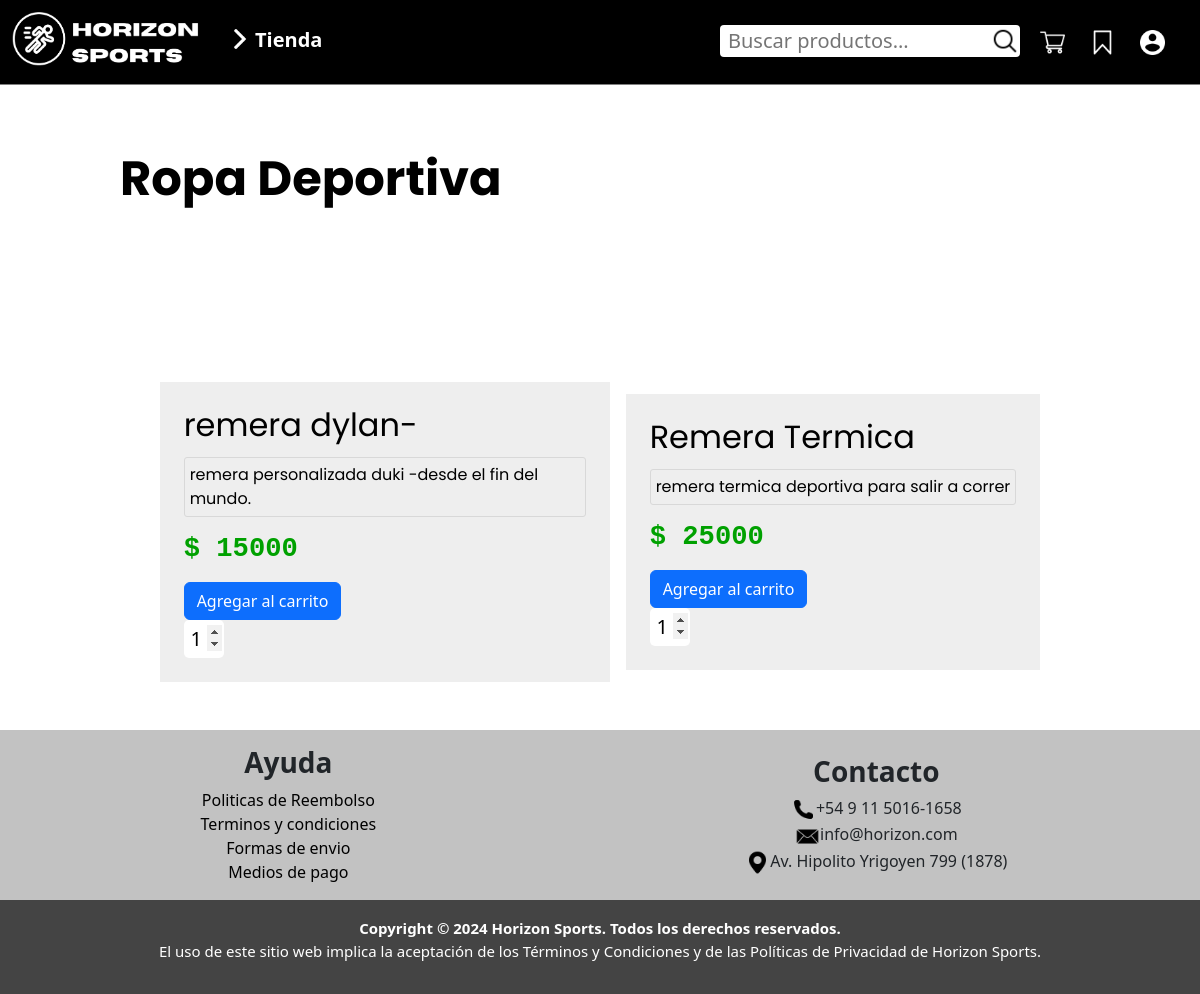
The page /pagina/tienda_busqueda.php?filtro=Ropa Deportiva on the database as committed earlier.
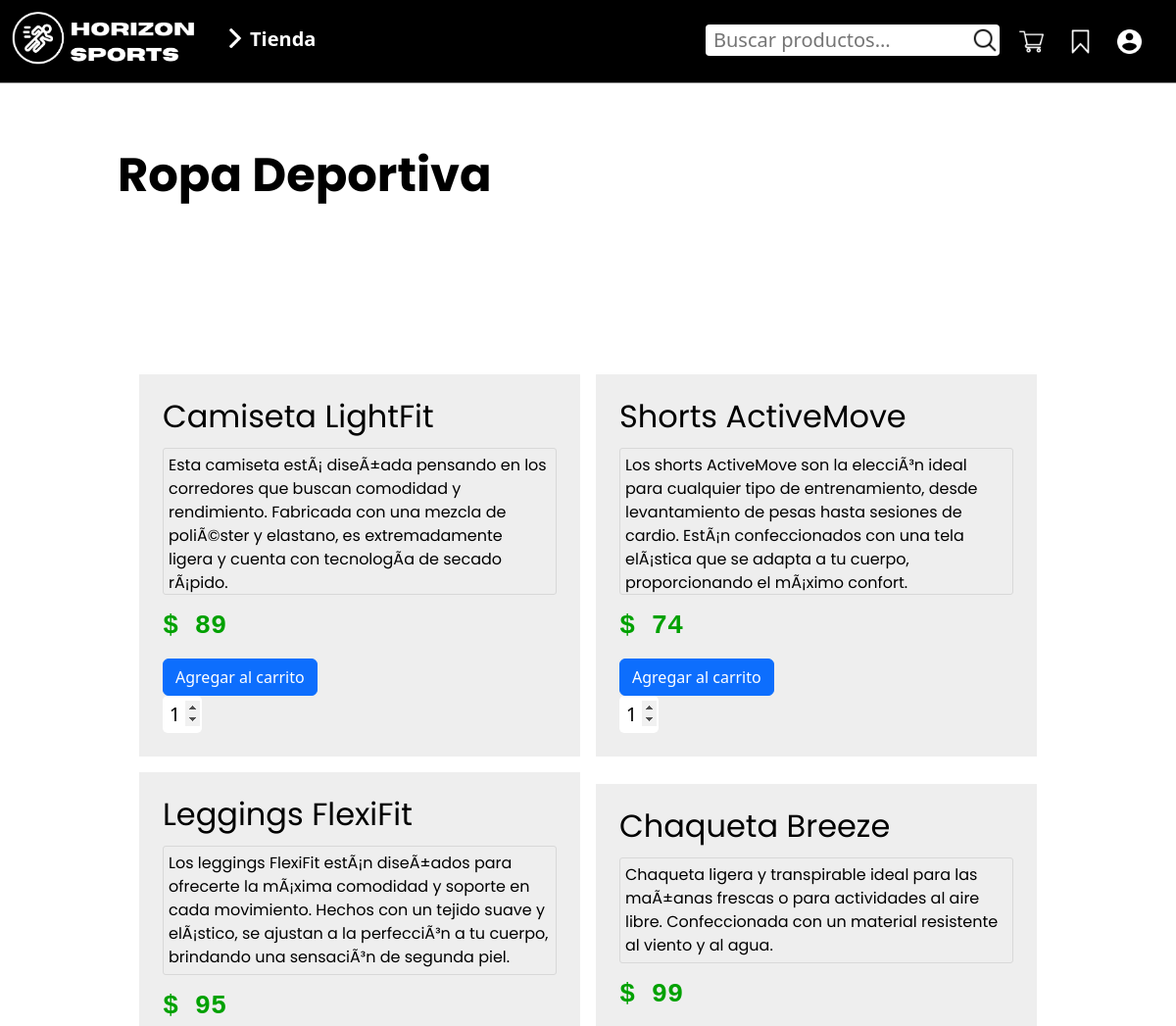
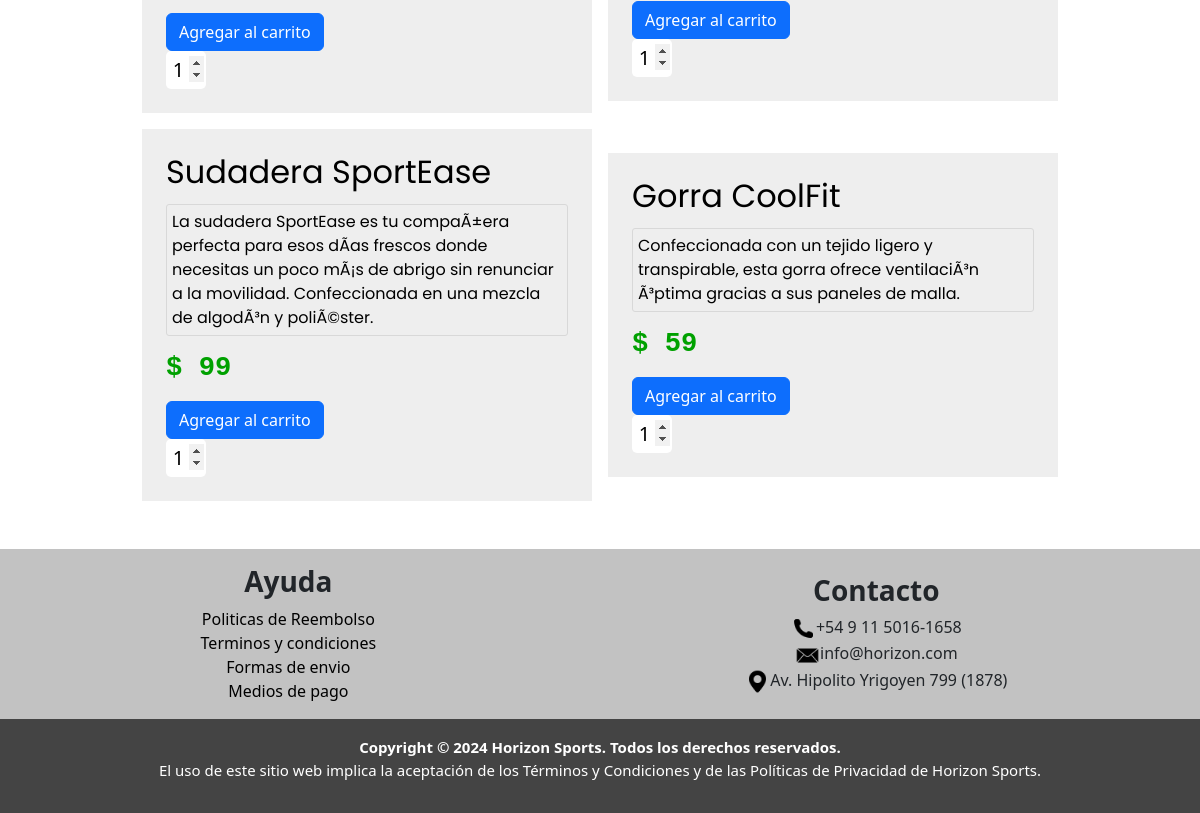
The same page on the database as committed later (2 pictures, top to bottom).
### tables this page shows
CREATE TABLE IF NOT EXISTS `productos` (
  `id_productos` int(11) NOT NULL AUTO_INCREMENT,
  `nombre_producto` varchar(100) NOT NULL,
  `precio` int(50) NOT NULL,
  `descripcion` text NOT NULL,
  `categoria` varchar(50) NOT NULL,
  PRIMARY KEY (`id_productos`)
);

### pagina/tienda_busqueda.php (the view, shortened to what this page needs)
<!DOCTYPE html>
<html lang="es">
<head>
    <link href="https://cdn.jsdelivr.net/npm/bootstrap@5.3.3/dist/css/bootstrap.min.css" rel="stylesheet" />
    <link rel="stylesheet" href="index_css/menu.css">
    <link rel="stylesheet" href="index_css/header.css" />
    <link rel="stylesheet" href="index_css/style.css">
    <link rel="stylesheet" href="tienda/Lista_prod.css">
</head>
<body>
    <?php
    include("../header.php");
    include("conexion.php");
    $filtro = $_GET['filtro'];
    $sql = "SELECT * FROM productos WHERE categoria = '$filtro' ";
    $result = $conn->query($sql);
    ?>
    <div class="containertienda">
        <div class="containercat" id="ropa">
            <h3 class="titcategoria poppins-bold"><?php echo $filtro; ?></h3>
        </div>
    </div>
    <?php
    if ($result->num_rows > 0) {
    ?>
        <div class="content d-flex flex-column mt-md-5 mt-n-1">
            <h1 class="h1-resultados text-white">productos encontrados</h1>
            <div class="container d-flex justify-content-center align-items-center flex-wrap gap-3">
                <?php
                while ($row = $result->fetch_assoc()) {
                ?>
                <div class="tarjeta-busqueda p-4">
                    <h3 class="titproducto poppins-regular">
                    <?php echo htmlspecialchars($row["nombre_producto"]); ?>
                    </h3>
                    <p class="poppins-regular">
                    <?php echo htmlspecialchars($row["descripcion"]); ?>
                    </p>
                    <h3 class="precio">$
                    <?php echo htmlspecialchars($row["precio"]); ?>
                    </h3>
                    <?php
                   if ($_SESSION['permisos'] != 'admin'){ ?>
                    <div class="d-flex align-items-center gap-1 mt-3">
                        <form method="get" action="anadircarrito.php" class="col-8 col-sm-6">
                            <?php echo '<input type="hidden" name="nombre" value="' . htmlspecialchars($row["nombre_producto"]) . '">'; ?>                        <input type="submit" class="btn btn-primary" value="Agregar al carrito">
                            <input type="number" name="cantidad" class="enviar" min="1" value="1">
                        </form>
                    </div>
                </div>
                <?php
                  } if ($_SESSION['permisos'] == 'admin'){echo '</div>'; } } ?>
            </div>
        </div>
        <footer class="w-100 mt-5">
            <div class="footer-superior d-flex justify-content-around align-items-center flex-row">
                <div class="mt-3">
                    <ul class="d-md-flex justify-content-center align-items-center flex-column">
                        <li>
                            <h3><b>Ayuda</b></h3>
                        <li><a href="faq.php">Politicas de Reembolso</a></li>
                        <li><a href="tyc.php">Terminos y condiciones</a></li>
                        <li><a href="faq.php">Formas de envio</a></li>
                        <li><a href="faq.php">Medios de pago</a></li>
                    </ul>
                </div>
                <div class="text-end mt-3 me-4">
                    <ul class="d-md-flex justify-content-center align-items-center flex-column">
                        <li>
                            <h3><b>Contacto</b></h3>
                        </li>
                        <li><img src="imgs/footer/llamar.png" alt="telefono.png">+54 9 11 5016-1658</li>
                        <li><img src="imgs/footer/correo.png" alt="correo.png">info@horizon.com</li>
                        <li><img src="imgs/footer/pasador-de-ubicacion.png" alt="ubicacion.png">Av. Hipolito Yrigoyen 799 (1878)</li>
                    </ul>
                </div>
            </div>
            <div class="footer-inferior text-white text-center p-3">
                <b>Copyright © 2024 Horizon Sports. Todos los derechos reservados.</b>
                <p>El uso de este sitio web implica la aceptación de los Términos y Condiciones y de las Políticas de Privacidad de Horizon Sports.</p>
            </div>
        </footer>
    <?php
    }
    ?>
</body>
</html>

Rows that differ between the two databases and show on the page:
removed productos: nombre_producto "remera dylan-", descripcion "remera personalizada duki -desde el fin del mundo.", precio "15000"
removed productos: nombre_producto "Remera Termica", descripcion "remera termica deportiva para salir a correr", precio "25000"
added productos: nombre_producto "Camiseta LightFit", descripcion "Esta camiseta estÃ¡ diseÃ±ada pensando en los corredores que buscan comodidad y rendimiento. Fabricada con una mezcla de poliÃ©ster y elastano, es extremadamente ligera y cuenta con tecnologÃ­a de secado rÃ¡pido.", precio "89"
added productos: nombre_producto "Shorts ActiveMove", descripcion "Los shorts ActiveMove son la elecciÃ³n ideal para cualquier tipo de entrenamiento, desde levantamiento de pesas hasta sesiones de cardio. EstÃ¡n confeccionados con una tela elÃ¡stica que se adapta a tu cuerpo, proporcionando el mÃ¡ximo confort.", precio "74"
added productos: nombre_producto "Leggings FlexiFit", descripcion "Los leggings FlexiFit estÃ¡n diseÃ±ados para ofrecerte la mÃ¡xima comodidad y soporte en cada movimiento. Hechos con un tejido suave y elÃ¡stico, se ajustan a la perfecciÃ³n a tu cuerpo, brindando una sensaciÃ³n de segunda piel.", precio "95"
added productos: nombre_producto "Chaqueta Breeze", descripcion "Chaqueta ligera y transpirable ideal para las maÃ±anas frescas o para actividades al aire libre. Confeccionada con un material resistente al viento y al agua.", precio "99"
added productos: nombre_producto "Sudadera SportEase", descripcion "La sudadera SportEase es tu compaÃ±era perfecta para esos dÃ­as frescos donde necesitas un poco mÃ¡s de abrigo sin renunciar a la movilidad. Confeccionada en una mezcla de algodÃ³n y poliÃ©ster.", precio "99"
added productos: nombre_producto "Gorra CoolFit", descripcion "Confeccionada con un tejido ligero y transpirable, esta gorra ofrece ventilaciÃ³n Ã³ptima gracias a sus paneles de malla.", precio "59"
